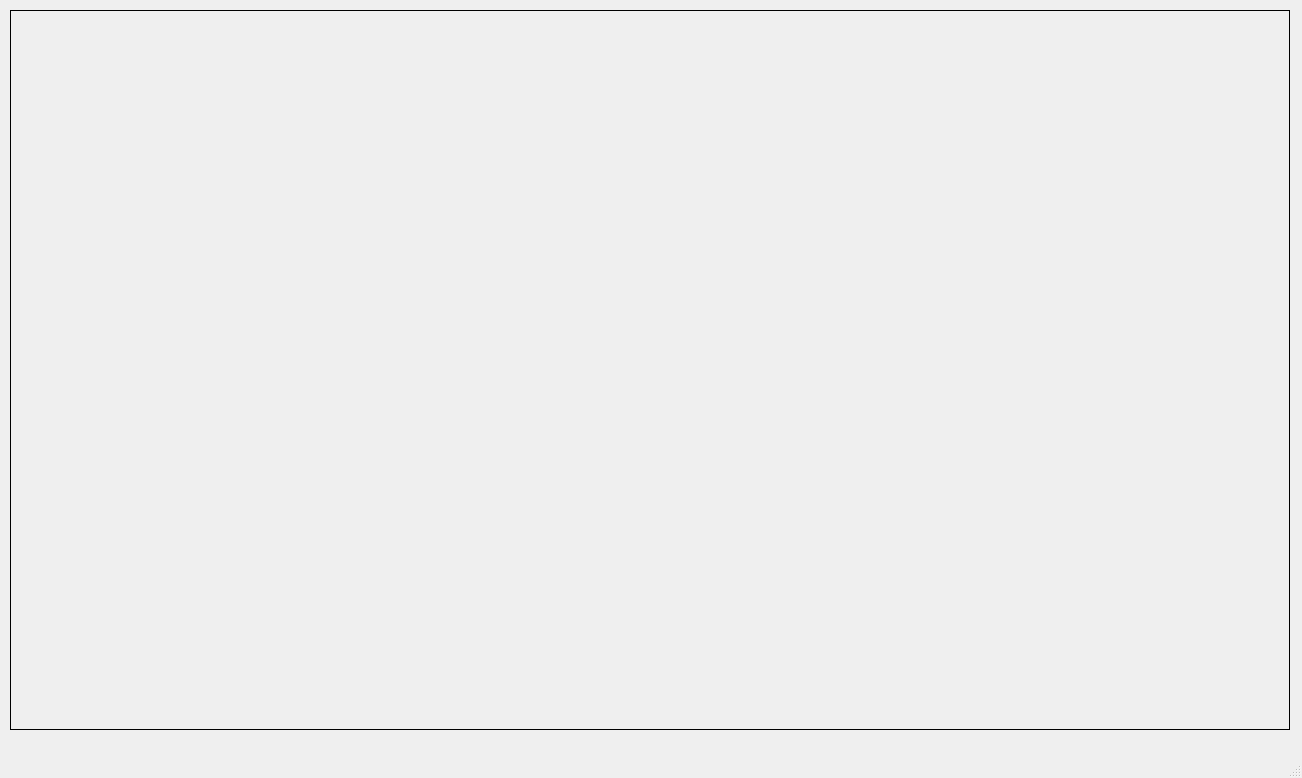
<?xml version="1.0" encoding="UTF-8"?>
<ui version="4.0">
 <class>MainWindow</class>
 <widget class="QMainWindow" name="MainWindow">
  <property name="geometry">
   <rect>
    <x>0</x>
    <y>0</y>
    <width>1302</width>
    <height>778</height>
   </rect>
  </property>
  <property name="windowTitle">
   <string>MainWindow</string>
  </property>
  <widget class="QWidget" name="centralwidget">
   <widget class="QLabel" name="label">
    <property name="geometry">
     <rect>
      <x>10</x>
      <y>10</y>
      <width>1280</width>
      <height>720</height>
     </rect>
    </property>
    <property name="frameShape">
     <enum>QFrame::Box</enum>
    </property>
    <property name="text">
     <string/>
    </property>
   </widget>
  </widget>
  <widget class="QStatusBar" name="statusbar"/>
 </widget>
 <resources/>
 <connections/>
</ui>
